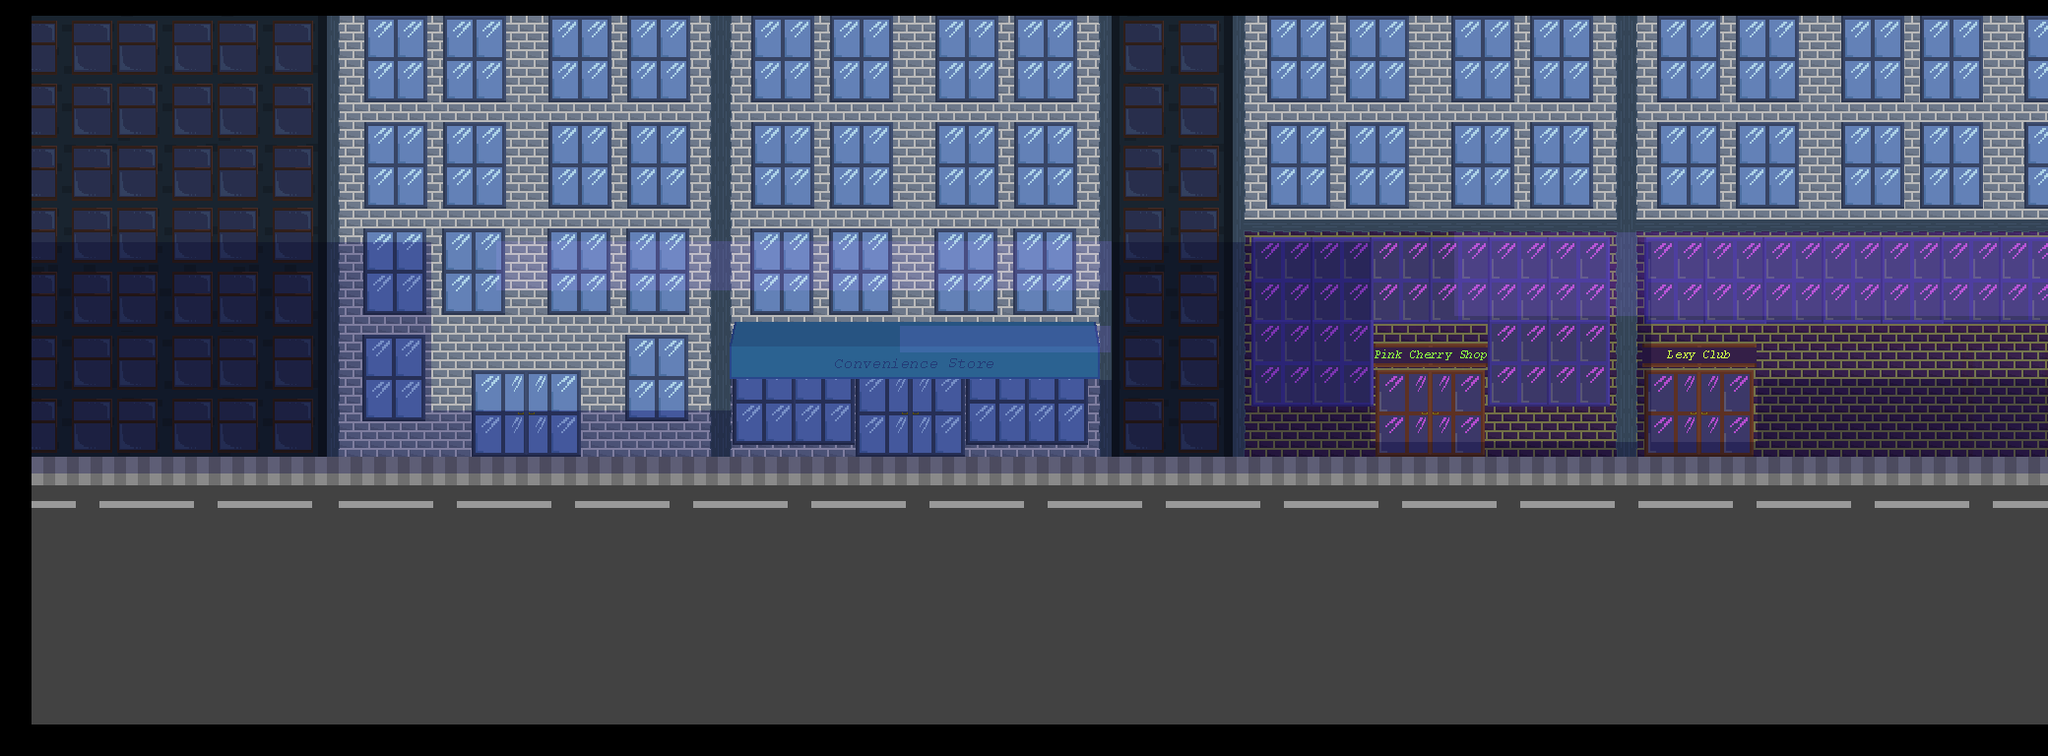

Rendered tile map (Tiled .tmx) drawn with the repository's tilesets; below, a short description and the map source with its tile grids summarised:
An orthogonal 65x24 tile map with 32x32 px tiles, 1 tile layer (Ground) and 5 objects (apt_1_door, map_1_spawn_1).

<map version="1.10" tiledversion="1.11.0" orientation="orthogonal" renderorder="right-down" width="65" height="24" tilewidth="32" tileheight="32" infinite="0" nextlayerid="8" nextobjectid="9">
 <tileset firstgid="1" source="tilesets/Objects.tsx" />
 <layer id="7" name="Ground" width="65" height="24">
  <data>[1560 cells, 1 non-empty, 1 distinct tile ids]</data>
 </layer>
 <objectgroup id="3" name="Objects" />
 <objectgroup id="6" name="Entities">
  <object id="7" name="apt_1_door" x="84.8333" y="451.5">
   <point />
  </object>
  <object id="8" name="map_1_spawn_1" x="84.6667" y="450.333">
   <point />
  </object>
 </objectgroup>
 <objectgroup id="4" name="Collisions">
  <object id="4" x="9.99997" y="10" width="27.3333" height="740.667" />
  <object id="5" x="10" y="520" width="2062.67" height="201.333" />
  <object id="6" x="2024.67" y="-112" width="36" height="848" />
 </objectgroup>
 <objectgroup id="5" name="Over Objects" />
</map>